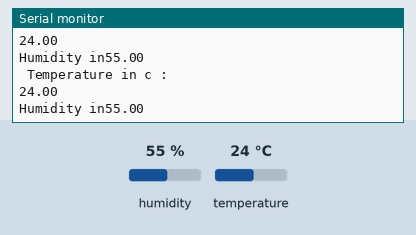
This sketch was run on a simulated Arduino Uno, built with avr-gcc and run on an emulated ATmega328P. On the bench: the last lines printed to the serial monitor. Inputs (shaded band) come from the test bench; at power-on: humidity 55 %, temperature 24 °C.

Above: at 2.8 s.
2.9 s: humidity set to 22 %
At 5.3 s:
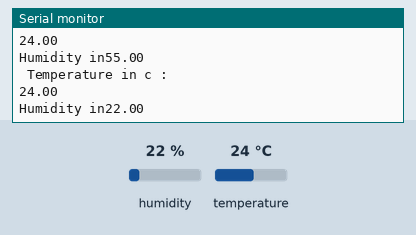
5.6 s: temperature set to 12 °C
At 6.6 s:
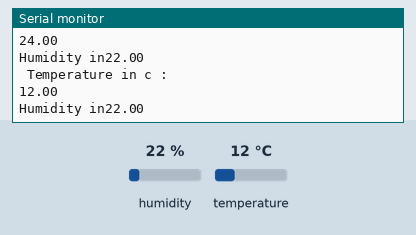
8.3 s: humidity set to 40 %
At 11.4 s:
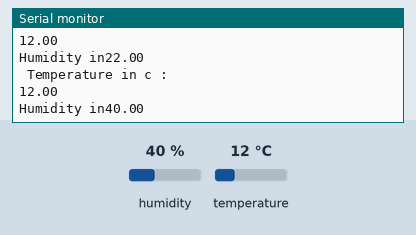
Timing chart, 0 to 12.9 s (numbered marks = the images above; inputs shaded):
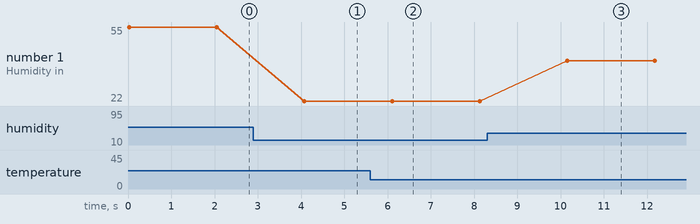

Measured:
- after the input at 2.9 s, the serial monitor: prints a new line after 1.2 s (image 1)
- after the input at 5.6 s, the serial monitor: prints a new line after 0.50 s (image 2)
- after the input at 8.3 s, the serial monitor: prints a new line after 1.9 s (image 3)
- plotted number 1: 55 → 22 after the input at 2.9 s, 22 → 40 after the input at 8.3 s

The sketch:

_3-nodemcu_dht22.ino
```cpp
#include "DHT.h"
DHT dht(14,DHT11); //D5 on board numbering system & 14 GPIO numbering system

void setup()
{
  Serial.begin(9600);
}


void loop()
{
Serial.println(" Temperature in c :");
Serial.println((dht.readTemperature( )));
Serial.print("Humidity in");
Serial.println((dht.readHumidity( )));
delay(2000);
}
```
